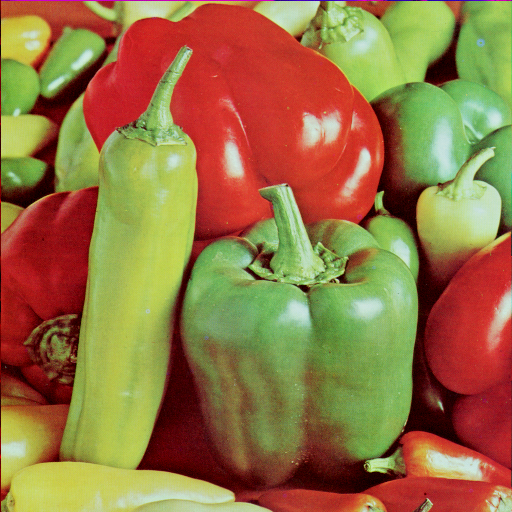
#> input picture sample.jpg, 512 x 512 px
$ python imgp_affine_transform.py
#> lines starting #> are read from the running program, lines starting #| are printed output that depends on the picture
import cv2
import numpy as np


#affine transformation

#1) cv2.warpAffine()
#2) cv2.getAffineTransform()

img = cv2.imread("sample.jpg",1)
#> img is the input picture: shape (512, 512, 3); mean B, G, R 66.5, 115.6, 149.8

dim = img.shape     #dim== dimensions
#> dim = (512, 512, 3)

#print(parm[0])

rotationangle = 60
scale = 1

rotationMatrix = cv2.getRotationMatrix2D((dim[1]/2,dim[2]/2),rotationangle,scale)

point1 = np.float32([[100,100],[300,100], [100,300]])

point2 = np.float32([[200,150],[400,150], [400,300]])

A = cv2.getAffineTransform(point1 , point2)

print(A)


img = cv2.warpAffine(img,A,(dim[1],dim[0]))
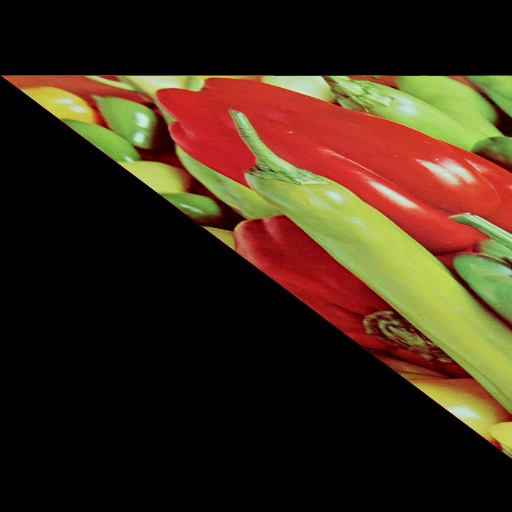
#> img: shape (512, 512, 3); mean B, G, R 23.7, 42.1, 61.1

#parameters are (source,rotationMatrix,centre )


cv2.imshow("ssss",img)
cv2.waitKey(0)
cv2.destroyAllWindows()

$ run again, with 4.1.05.tiff saved as sample.jpg
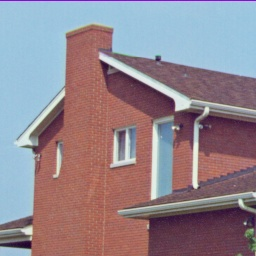
#> input picture 4.1.05.tiff, 256 x 256 px
#> img is the input picture: shape (256, 256, 3); mean B, G, R 142, 133, 146.6
#> `img = cv2.warpAffine(img,A,(dim[1],dim[0]))`:
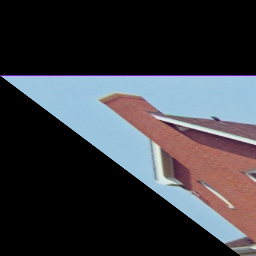
#> img: shape (256, 256, 3); mean B, G, R 63.9, 58.7, 58

$ run again, with crown.png saved as sample.jpg
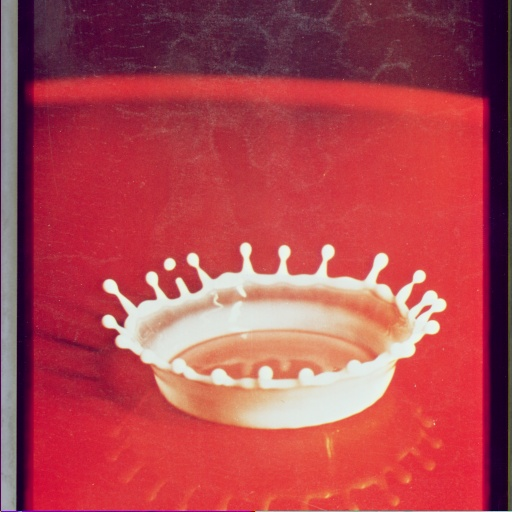
#> input picture crown.png, 512 x 512 px
#> img is the input picture: shape (512, 512, 3); mean B, G, R 79.9, 70.5, 176.3
#> `img = cv2.warpAffine(img,A,(dim[1],dim[0]))`:
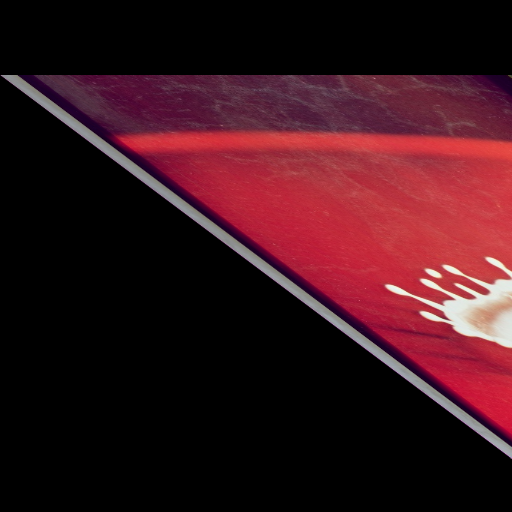
#> img: shape (512, 512, 3); mean B, G, R 26.7, 20, 56.8
